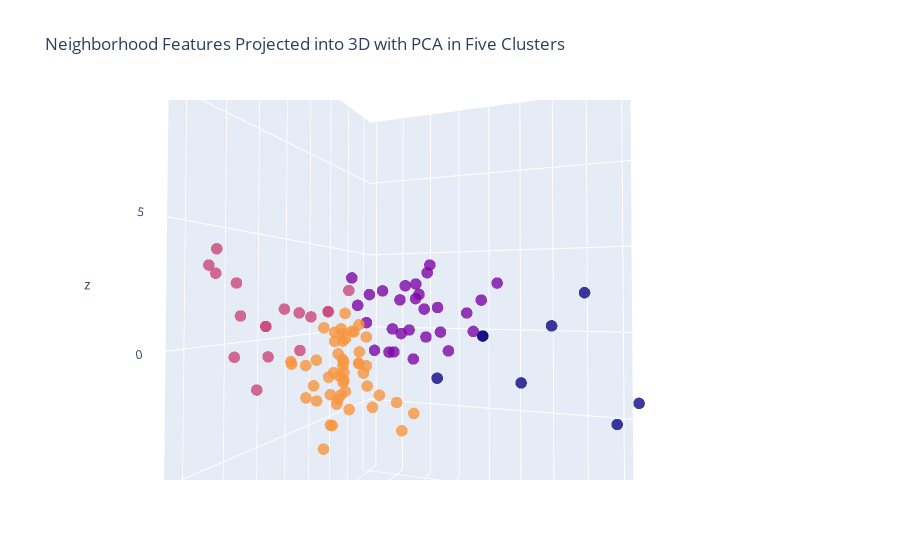

Source (notebook cell):
### Markdown cell above
<a id='3.4'></a>
### 3.4 Observe the Clusters
We can plot our data with reduced dimensionality again, this time with the results of our clustering respented in color.

### Code cell
fig = go.Figure()
fig.add_trace(go.Scatter3d(x=pca_df[0],y=pca_df[1],z=pca_df[2],
                            marker_color=kmeans.labels_,
                           customdata=kmeans.labels_,
                            text=pca_df['Neighborhood'],
                           hovertemplate='<br>Cluster %{customdata} <br>%{text}',
                            mode='markers',
                            opacity=0.8,
                            marker_size=4))
fig.update_layout(title='Neighborhood Features Projected into 3D with PCA in Five Clusters')

fig.show()

### Figure 1 — Plotly figure (JSON) as saved in the notebook; plotly's stock layout.template omitted (floating-point values rounded to 4 significant figures)
{"data": [{"customdata": [2, 3, 3, 1, 3, 1, 3, 3, 1, 3, 2, 2, 3, 1, 3, 3, 1, 2, 3, 3, 1, 0, 3, 2, 1, 3, 3, 0, 3, 1, 2, 3, 3, 2, 3, 2, 1, 3, 1, 1, 3, 3, 1, 3, 3, 3, 2, 3, 1, 1, 3, 1, 1, 3, 3, 3, 2, 1, 3, 3, 3, 1, 4, 2, 0, 1, 3, 3, 2, 2, 1, 0, 2, 3, 1, 3, 1, 3, 3, 1, 3, 3, 3, 3, 3, 0, 3, 3, 4, 4, 0, 1, 3, 0, 3, 2, 3, 0, 2, 3, 3, 2, 1, 1, 1, 1], "hovertemplate": "<br>Cluster %{customdata} <br>%{text}", "marker": {"color": [2, 3, 3, 1, 3, 1, 3, 3, 1, 3, 2, 2, 3, 1, 3, 3, 1, 2, 3, 3, 1, 0, 3, 2, 1, 3, 3, 0, 3, 1, 2, 3, 3, 2, 3, 2, 1, 3, 1, 1, 3, 3, 1, 3, 3, 3, 2, 3, 1, 1, 3, 1, 1, 3, 3, 3, 2, 1, 3, 3, 3, 1, 4, 2, 0, 1, 3, 3, 2, 2, 1, 0, 2, 3, 1, 3, 1, 3, 3, 1, 3, 3, 3, 3, 3, 0, 3, 3, 4, 4, 0, 1, 3, 0, 3, 2, 3, 0, 2, 3, 3, 2, 1, 1, 1, 1], "size": 4}, "mode": "markers", "opacity": 0.8, "text": ["Adams Morgan, Washington, DC", "Aragona Village, Virginia Beach, VA", "Arts District, Richmond, VA", "Bayside, Virginia Beach, VA", "Bellevue, Richmond, VA", "Brier Creek, Raleigh, NC", "Bromo Arts District, Baltimore, MD", "Brooklyn, Charlotte, NC", "Cameron Village, Raleigh, NC", "Canton, Baltimore, MD", "Capitol District, Raleigh, NC", "Capitol Heights, Raleigh, NC", "Capitol Hill, Washington, DC", "Carytown, Richmond, VA", "Cathedral Hill, Baltimore, MD", "Charles Center, Baltimore, MD", "Cherry, Charlotte, NC", "Chinatown, Washington, DC", "Church Hill, Richmond, VA", "City Center, Richmond, VA", "Cottage Road Park, Norfolk, VA", "Crabtree Valley, Raleigh, NC", "Croatan Beach, Virginia Beach, VA", "Depot District, Raleigh, NC", "Dilworth, Charlotte, NC", "Downtown, Baltimore, MD", "Downtown, Washington, DC", "Downtown Norfolk, Norfolk, VA", "Dupont Circle, Washington, DC", "Elizabeth, Charlotte, NC", "Fayetteville Street, Raleigh, NC", "Federal Hill, Baltimore, MD", "Federal Triangle, Washington, DC", "Fells Point, Baltimore, MD", "Four by Four, Baltimore, MD", "Freemason District, Norfolk, VA", "Georgetown, Washington, DC", "Glenwood South, Raleigh, NC", "Glenwood-Brooklyn, Raleigh, NC", "Green Run, Virginia Beach, VA", "Harbor East, Baltimore, MD", "Hi-Mount, Raleigh, NC", "Highland Park, Norfolk, VA", "Hilton, Baltimore, MD", "Inner Harbor, Baltimore, MD", "Ivy City, Washington, DC", "Jackson Ward, Richmond, VA", "Kalorama, Washington, DC", "Kempsville, Virginia Beach, VA", "Leesville, Raleigh, NC", "Little Italy, Baltimore, MD", "London Bridge, Virginia Beach, VA", "Lynnhaven, Virginia Beach, VA", "Madison Park, Charlotte, Charlotte, NC", "Maiden Lane, Raleigh, NC", "Midtown-Belvedere, Baltimore, MD", "Moore Square, Raleigh, NC", "Mount Vernon, Baltimore, MD", "Mount Vernon Square, Washington, DC", "Mount Vernon Triangle, Washington, DC", "Navy Yard, Washington, DC", "Newtown, Virginia Beach, VA", "Newtowne West, Richmond, VA", "NoDa, Charlotte, NC", "North Hills, Raleigh, NC", "North Ridge Country Club, Raleigh, NC", "Observatory Circle, Washington, DC", "Ocean Park, Virginia Beach, VA", "Old Goucher, Baltimore, MD", "Old North Charlotte, Charlotte, NC", "Olde Raleigh, Raleigh, NC", "Pembroke Manor, Virginia Beach, VA", "Penn Quarter, Washington, DC", "Preston Gardens, Baltimore, MD", "Red Mill Commons, Virginia Beach, VA", "Remington, Baltimore, MD", "Riverview, Norfolk, VA", "Rose Hill, Charlottesville, VA", "Scott's Addition, Richmond, VA", "Sedgefield, Charlotte, NC", "Sheridan Kalorama, Washington, DC", "Shockoe Bottom, Richmond, VA", "Shockoe Slip, Richmond, VA", "South Balto.Imp.Comm./West Federal Hill, Baltimore, MD", "South End, Charlotte, NC", "SouthPark, Charlotte, NC", "Southwest Federal Center, Washington, DC", "Starr Hill, Charlottesville, VA", "Station North, Baltimore, MD", "Station North Arts and Entertainment District, Baltimore, MD", "Stoney Point, Richmond, VA", "Thalia, Virginia Beach, VA", "Three Corners, Richmond, VA", "Tidewater Park, Norfolk, VA", "Tobacco Row, Richmond, VA", "U Street Corridor, Washington, DC", "Uptown Charlotte, Charlotte, NC", "Wards Corner Business District, Norfolk, VA", "Warehouse District, Raleigh, NC", "West End, Washington, DC", "West Freemason, Norfolk, VA", "West Raleigh Historic District, Raleigh, NC", "Westhampton, Richmond, VA", "Wilder's Grove, Raleigh, NC", "Willow Lawn, Richmond, VA", "Wyman Park, Baltimore, MD"], "type": "scatter3d", "x": [-1.404, -0.8882, -2.728, 1.387, -1.269, 5.057, -1.981, -0.6035, 3.374, -1.132, -3.836, -4.002, -1.347, 2.776, -1.396, -1.297, 1.587, -2.821, -1.869, -2.902, 4.893, 11.27, -2.131, -1.435, -0.8462, -2.417, -1.19, 6.957, 0.531, -1.104, -3.74, -1.85, -1.727, -2.306, 2.934, 1.797, -1.369, -1.046, -0.06909, -0.4832, 2.209, -1.096, -1.376, -2.075, 3.301, -0.148, -2.888, 0.1312, -0.7678, 1.047, 1.554, 0.6204, 0.9446, -0.4233, -1.422, -1.784, -3.682, -1.087, -1.082, -2.053, -0.2432, -0.1979, -1.124, -2.392, 4.389, 2.773, -0.8218, -1.434, -3.381, -2.392, 1.383, 8.75, -2.285, -2.499, 4.659, -1.779, -0.4337, -1.805, -2.424, -0.436, 0.1312, -1.893, -1.645, -1.742, -0.7027, 7.973, -1.772, -2.192, -1.775, -1.775, 11.97, 4.905, -1.228, 10.39, -1.876, -2.421, -0.785, 6.957, -1.435, -0.9878, -2.524, -3.343, 1.971, 0.4407, 3.297, 0.4581], "y": [-2.264, 1.807, -1.852, 5.143, 1.208, 1.296, -0.4065, -1.429, 2.622, -0.3473, -5.165, -5.344, 0.2793, 0.7681, 0.5549, 0.2469, 1.714, -3.97, 0.2902, -1.674, 7.187, -4.158, 1.846, -0.8837, 2.056, 2.111, -1.036, -4.316, -0.6809, 0.6886, -3.922, 1.358, -0.04423, -1.811, -0.8521, -4.435, 2.703, -0.9242, 8.455, 5.109, -1.08, 1.409, 3.653, -0.2465, -2.924, 0.1894, -3.225, -0.754, 3.421, 3.838, -1.451, 3.396, 5.67, 0.2788, -1.811, 0.8204, -5.277, 1.257, -0.5732, -0.8697, -0.9567, 4.661, 3.174, -3.964, -1.835, 2.643, 1.71, 3.534, -1.549, -3.964, 3.515, 0.6724, -5.776, 2.172, 1.555, 1.878, 3.568, 1.262, 1.228, 4.207, -0.754, -0.1117, 0.8827, 0.4886, -0.8014, -2.59, 0.8056, -1.54, -5.249, -5.249, -3.315, 3.383, 0.2023, -6.321, 1.145, -1.727, -2.929, -4.316, -0.8837, -1.333, -1.036, -4.583, 1.36, 5.321, 1.627, 2.139], "z": [1.145, -0.04919, -1.057, 3.9, 0.2493, 0.4083, 0.5378, -2.824, -0.7144, -1.762, 2.972, 3.29, -1.047, 1.455, 1.216, -2.177, 0.372, -1.851, -1.73, -0.9747, 2.884, -2.013, -8.856, 1.341, 2.172, -1.454, -2.517, 0.6715, -2.074, 2.996, 1.217, -2.868, -4.248, -0.4207, -3.102, 2.26, 0.6496, -0.04101, 3.655, 1.883, -2.625, 0.6063, -0.9612, -5.371, -3.265, -1.649, -0.5659, -1.037, 2.386, 1.958, -2.276, 2.658, -0.308, -0.6458, -0.822, 0.4158, 3.936, 1.61, -2.815, -2.901, -3.149, -0.05883, 13.57, 0.7983, -1.314, 1.497, -1.537, -4.139, 1.464, 0.7983, 2.184, 0.7735, -0.2506, -1.665, 1.267, 0.2293, -1.015, -0.127, 0.2029, -1.08, -1.037, -1.89, -2.18, -0.8135, 0.3178, -1.171, -2.928, -1.139, 9.947, 9.947, -1.483, 1.877, -1.663, 2.118, -0.2343, 1.297, -1.74, 0.6715, 1.341, -3.83, -2.754, 2.594, -1.025, 2.813, 0.3139, 0.3779]}], "layout": {"autosize": true, "scene": {"aspectmode": "auto", "aspectratio": {"x": 0.9166, "y": 0.8478, "z": 1.287}, "camera": {"center": {"x": 0, "y": 0, "z": 0}, "eye": {"x": 0.3719, "y": -1.116, "z": -0.02211}, "projection": {"type": "perspective"}, "up": {"x": -0.004913, "y": 0.003151, "z": 1.0}}}, "title": {"text": "Neighborhood Features Projected into 3D with PCA in Five Clusters"}}}
